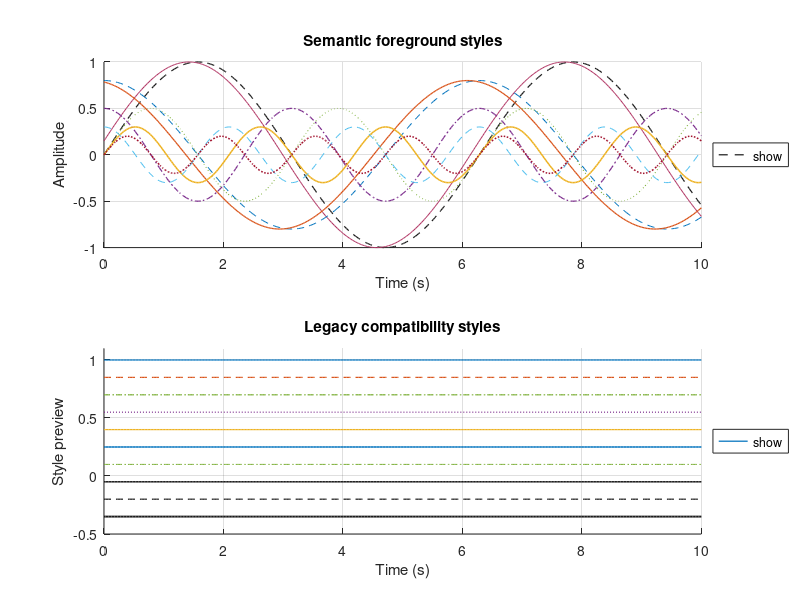

This chart was generated by the following MATLAB code:
function test_plot_style_manager()
    sty = local_make_plot_style();
    t = linspace(0, 10, 400);

    figure('Name', 'Style Manager Test', 'Color', 'w');

    subplot(2,1,1); hold on;
    plot(t, sin(t),             sty.setpoint{:},  'DisplayName', 'sty.setpoint');
    plot(t, sin(t + 0.15),      sty.response{:},  'DisplayName', 'sty.response');
    plot(t, 0.8*cos(t),         sty.reference{:}, 'DisplayName', 'sty.reference');
    plot(t, 0.8*cos(t + 0.2),   sty.estimate{:},  'DisplayName', 'sty.estimate');
    plot(t, 0.5*sin(2*t),       sty.raw{:},       'DisplayName', 'sty.raw');
    plot(t, 0.5*cos(2*t),       sty.command{:},   'DisplayName', 'sty.command');
    plot(t, 0.3*sin(3*t),       sty.state{:},     'DisplayName', 'sty.state');
    plot(t, 0.3*cos(3*t),       sty.auxiliary{:}, 'DisplayName', 'sty.auxiliary');
    plot(t, 0.2*sin(4*t),       sty.event{:},     'DisplayName', 'sty.event');
    grid on; xlabel('Time (s)'); ylabel('Amplitude');
    title('Semantic foreground styles');
    legend('show', 'Location', 'eastoutside');

    subplot(2,1,2); hold on;
    plot(t, 1.00 + 0*t, sty.axis1{:},      'DisplayName', 'sty.axis1');
    plot(t, 0.85 + 0*t, sty.axis2{:},      'DisplayName', 'sty.axis2');
    plot(t, 0.70 + 0*t, sty.axis3{:},      'DisplayName', 'sty.axis3');
    plot(t, 0.55 + 0*t, sty.axis4{:},      'DisplayName', 'sty.axis4');
    plot(t, 0.40 + 0*t, sty.axis5{:},      'DisplayName', 'sty.axis5');
    plot(t, 0.25 + 0*t, sty.axis1_bold{:}, 'DisplayName', 'sty.axis1_bold');
    plot(t, 0.10 + 0*t, sty.axis3_thin{:}, 'DisplayName', 'sty.axis3_thin');
    plot(t,-0.05 + 0*t, sty.thrust{:},     'DisplayName', 'sty.thrust');
    plot(t,-0.20 + 0*t, sty.thrust_alt{:}, 'DisplayName', 'sty.thrust_alt');
    plot(t,-0.35 + 0*t, sty.thrust_bold{:},'DisplayName', 'sty.thrust_bold');
    ylim([-0.5, 1.1]);
    grid on; xlabel('Time (s)'); ylabel('Style preview');
    title('Legacy compatibility styles');
    legend('show', 'Location', 'eastoutside');
end

function sty = local_make_plot_style()
    sty.c_setpoint = [0.12, 0.12, 0.12];
    sty.c_response = [0.70, 0.22, 0.40];
    sty.c_ref      = [0.00, 0.447, 0.741];
    sty.c_est      = [0.850, 0.325, 0.098];
    sty.c_raw      = [0.466, 0.674, 0.188];
    sty.c_cmd      = [0.494, 0.184, 0.556];
    sty.c_state    = [0.929, 0.694, 0.125];
    sty.c_aux      = [0.301, 0.745, 0.933];
    sty.c_event    = [0.635, 0.078, 0.184];
    sty.c_black    = [0.10, 0.10, 0.10];

    sty.lw_xs = 0.5;
    sty.lw_s  = 0.7;
    sty.lw_m  = 0.9;
    sty.lw_l  = 1.1;
    sty.lw_xl = 1.4;

    sty.lw_sp         = sty.lw_m;
    sty.lw_res        = sty.lw_xs;
    sty.lw_main       = sty.lw_m;
    sty.lw_main_bold  = sty.lw_l;
    sty.lw_thin       = sty.lw_xs;
    sty.lw_multi      = sty.lw_m;
    sty.lw_multi_bold = sty.lw_xl;

    sty.setpoint  = {'Color', sty.c_setpoint, 'LineStyle', '--', 'LineWidth', sty.lw_sp};
    sty.response  = {'Color', sty.c_response, 'LineStyle', '-',  'LineWidth', sty.lw_res};
    sty.reference = {'Color', sty.c_ref,      'LineStyle', '--', 'LineWidth', sty.lw_s};
    sty.estimate  = {'Color', sty.c_est,      'LineStyle', '-',  'LineWidth', sty.lw_m};
    sty.raw       = {'Color', sty.c_raw,      'LineStyle', ':',  'LineWidth', sty.lw_xs};
    sty.command   = {'Color', sty.c_cmd,      'LineStyle', '-.', 'LineWidth', sty.lw_m};
    sty.state     = {'Color', sty.c_state,    'LineStyle', '-',  'LineWidth', sty.lw_l};
    sty.auxiliary = {'Color', sty.c_aux,      'LineStyle', '--', 'LineWidth', sty.lw_xs};
    sty.event     = {'Color', sty.c_event,    'LineStyle', ':',  'LineWidth', sty.lw_l};

    sty.c_axis1 = sty.c_ref;
    sty.c_axis2 = sty.c_est;
    sty.c_axis3 = sty.c_raw;
    sty.c_axis4 = sty.c_cmd;
    sty.c_axis5 = sty.c_state;

    sty.axis1 = {'Color', sty.c_axis1, 'LineStyle', '-',  'LineWidth', sty.lw_main};
    sty.axis2 = {'Color', sty.c_axis2, 'LineStyle', '--', 'LineWidth', sty.lw_main};
    sty.axis3 = {'Color', sty.c_axis3, 'LineStyle', '-.', 'LineWidth', sty.lw_main};
    sty.axis4 = {'Color', sty.c_axis4, 'LineStyle', ':',  'LineWidth', sty.lw_main};
    sty.axis5 = {'Color', sty.c_axis5, 'LineStyle', '-',  'LineWidth', sty.lw_main};
    sty.axis1_bold = {'Color', sty.c_axis1, 'LineStyle', '-',  'LineWidth', sty.lw_main_bold};
    sty.axis3_thin = {'Color', sty.c_axis3, 'LineStyle', '-.', 'LineWidth', sty.lw_thin};
    sty.thrust      = {'Color', sty.c_black, 'LineStyle', '-',  'LineWidth', sty.lw_main_bold};
    sty.thrust_alt  = {'Color', sty.c_black, 'LineStyle', '--', 'LineWidth', sty.lw_main};
    sty.thrust_bold = {'Color', sty.c_black, 'LineStyle', '-',  'LineWidth', sty.lw_xl};
end
